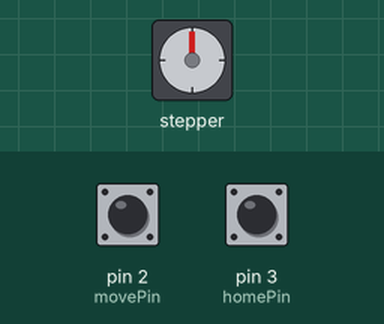
Bench run of a sketch on a simulated Arduino Uno, built with avr-gcc and run on an emulated ATmega328P. Shown: stepper motor. Inputs (shaded band) come from the test bench; at power-on: pin 2 (movePin) HIGH, pin 3 (homePin) HIGH. Stepper angles assume 200 steps per turn.

Above: at 1.2 s.
1.3 s: pin 2 (movePin) pulled LOW for 0.15 s
At 2.9 s:
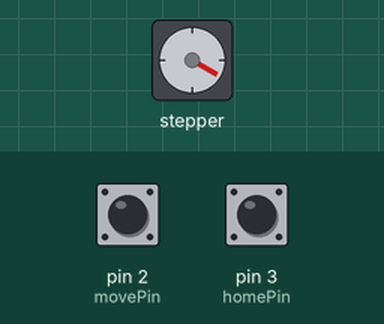
3.2 s: pin 3 (homePin) pulled LOW for 0.15 s
At 4.6 s:
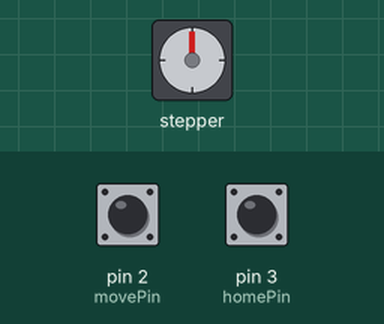
5.1 s: pin 2 (movePin) pulled LOW for 1 s
At 7.3 s:
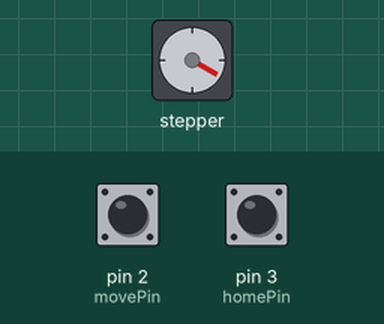
7.9 s: pin 2 (movePin) pulled LOW for 0.15 s
At 9.3 s:
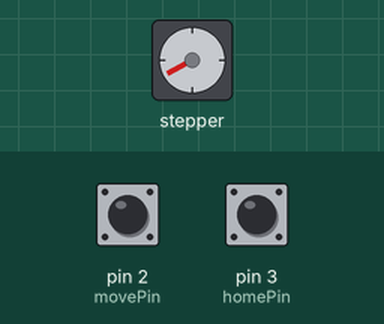
9.8 s: pin 3 (homePin) pulled LOW for 1 s
At 12.9 s:
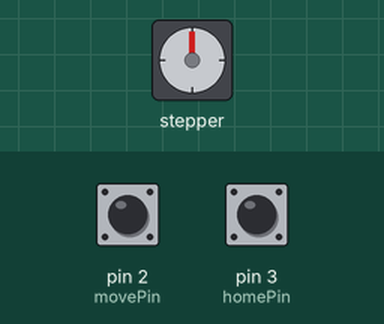
Timing chart, 0 to 13.9 s (numbered marks = the images above; inputs shaded):
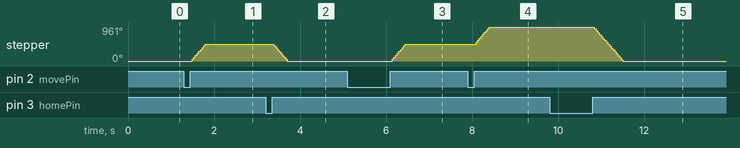

Measured:
- after the input at 1.3 s, stepper: turns 480° clockwise in 0.31 s, starting after 0.19 s
- after the input at 3.2 s, stepper: turns 480° counter-clockwise in 0.31 s, starting after 0.19 s
- after the input at 5.1 s, stepper: turns 480° clockwise in 0.31 s, starting after 1.0 s
- after the input at 7.9 s, stepper: turns 481° clockwise in 0.31 s, starting after 0.19 s
- after the input at 9.8 s, stepper: turns 961° counter-clockwise in 0.66 s, starting after 1.0 s

The sketch:

AccelStepper_DraftThree_2Motors.ino
```cpp
#include <AccelStepper.h>

//State Default
volatile int state = 0;
const long speed = 889;
const int microLevel = 8;
const long stepsPR = 200 * microLevel;
//Digital Output Pins
const int stepPin1 = 5;
const int directionPin1 = 4;
const int stepPin2 = 6;
const int directionPin2 = 7;
//Digital Interrupt Pins
const int movePin = 2;
const int homePin = 3;
//Delay Amount with microstep listed on the side
// const int del = 3; //Microstep 8
//Tracking Variables
volatile int curPos1 = 0;
volatile int curPos2= 0;
int rotPos1; //Need to track rotational position because AccelStep does not reset after a full revolution
int rotPos2; //Need to track rotational position because AccelStep does not reset after a full revolution
// const long stepArray[6] = {33, 66, 100, 133, 166, 200};
const long stepArray[6] = {267, 267, 266, 267, 267, 266};
//Declaring a AccelStepper object ~ stepper1 & stepper2 (soon)
AccelStepper stepper1 = AccelStepper(AccelStepper::DRIVER, stepPin1, directionPin1);
AccelStepper stepper2 = AccelStepper(AccelStepper::DRIVER, stepPin2, directionPin2);
//Declaring ISR functions
void move() {
  if (state == 0){
    state = 1;
  }
}

void home() {
  if (state == 0){
    state = 2;
  }
}

int rotCalc(AccelStepper stepper, int stepsPR = stepsPR){
  int rotPos = stepper.currentPosition() % stepsPR;
  return rotPos;
}

void setup() {
  //Setting stepper speeds
  stepper1.setMaxSpeed(speed);
  stepper2.setMaxSpeed(speed);
  //Setting pinModes
  pinMode(movePin, INPUT_PULLUP);
  pinMode(homePin, INPUT_PULLUP);
  //Assigning ISRs to interrupt pins
  attachInterrupt(digitalPinToInterrupt(movePin), move, RISING);
  attachInterrupt(digitalPinToInterrupt(homePin), home, RISING);
}

void loop() {
  if (state == 1){
    if((curPos1 + 1) % 6 == 0){
      stepper2.moveTo(stepper2.currentPosition() + stepArray[curPos2]);
      stepper2.setSpeed(speed);
      while(stepper2.distanceToGo() != 0){
        stepper2.runSpeedToPosition();
      }

      curPos2 = (curPos2 + 1) % 6;
    }
    stepper1.moveTo(stepper1.currentPosition() + stepArray[curPos1]);
    stepper1.setSpeed(speed);
    while(stepper1.distanceToGo() != 0){
      stepper1.runSpeedToPosition();
    }

    curPos1 = (curPos1 + 1) % 6;
    state = 0;
  }
  if (state == 2){
    // int steps2 = stepper2.currentPosition() % 1600;
    int steps2 = rotCalc(stepper2);
    if(rotCalc(stepper2) <= 800){
      steps2 *= -1;
    }

    // int steps1 = stepper1.currentPosition() % 1600;
    int steps1 = rotCalc(stepper1);
    if(rotCalc(stepper1) <= 800){
      steps1 *= -1;
    }

    stepper2.moveTo(stepper2.currentPosition()+steps2);
    stepper2.setSpeed(speed);
    while(stepper2.distanceToGo() != 0){
      stepper2.runSpeedToPosition();
    }

    stepper1.moveTo(stepper1.currentPosition()+steps1);
    stepper1.setSpeed(speed);
    while(stepper1.distanceToGo() != 0){
      stepper1.runSpeedToPosition();
    }

    stepper2.setCurrentPosition(0);
    stepper1.setCurrentPosition(0);
    state = 0;
    curPos1 = 0;
    rotPos1 = 0;
    curPos2 = 0;
    rotPos2 = 0;
  }
}
```
